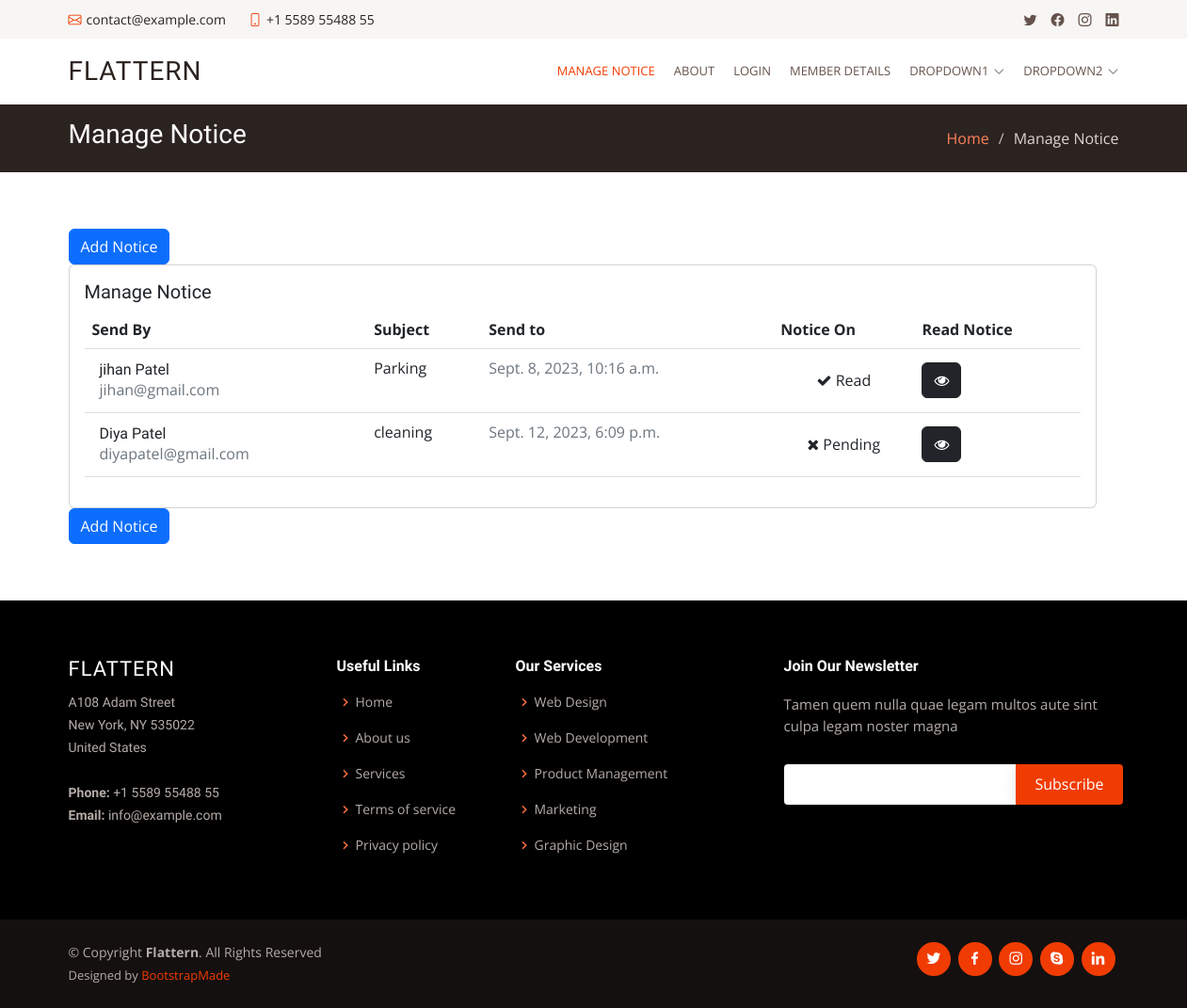
The page /hos/manage_notice/ (signed in) on the database as committed earlier.
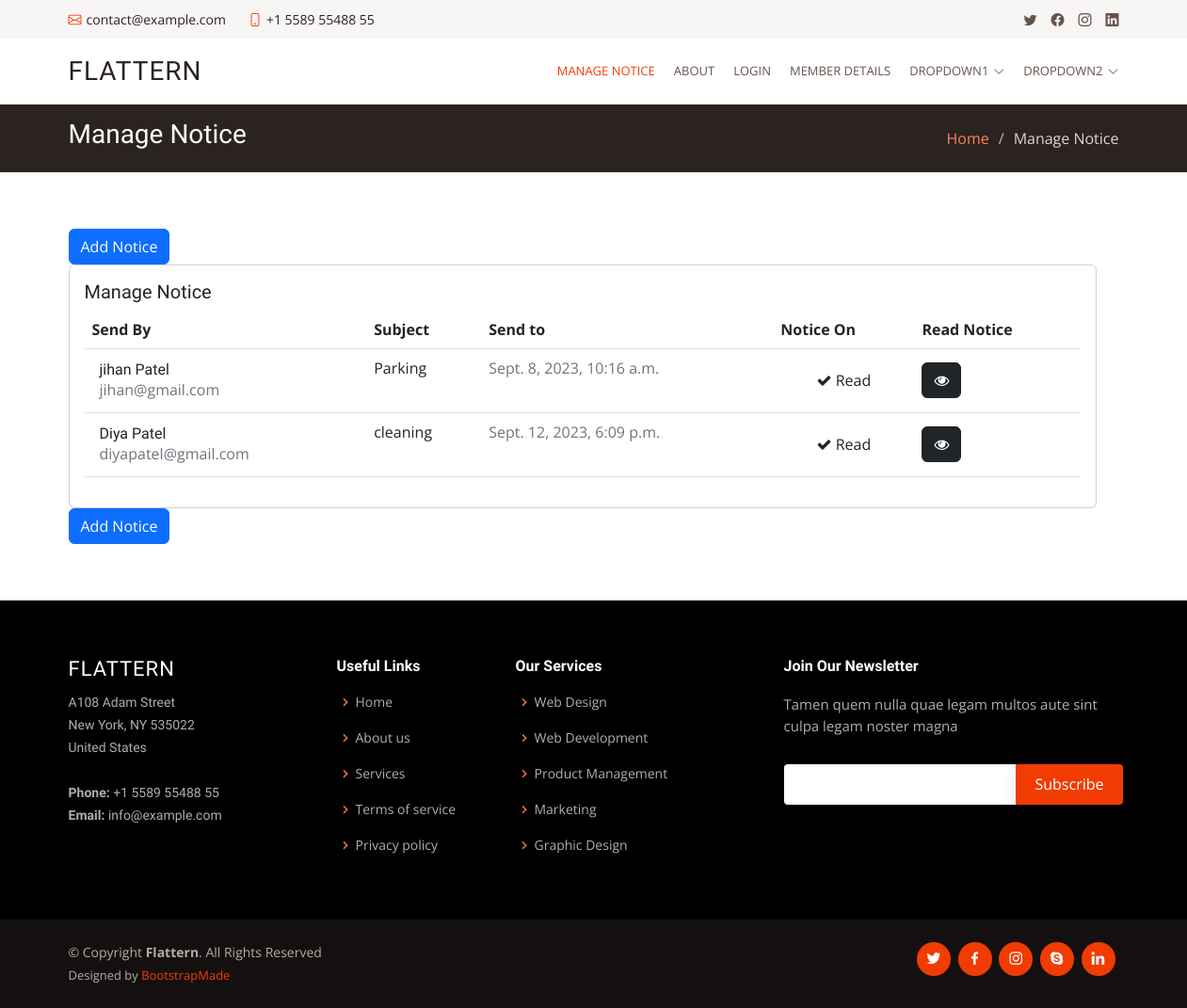
The same page on the database as committed later.
### housing_socity/models.py (models this page shows, shortened)
class Notice(models.Model):
    send_by=models.ForeignKey(housing_socity,on_delete=models.CASCADE)
    send_to=models.ForeignKey(Member,on_delete=models.CASCADE)
    subject = models.CharField(max_length=100)
    des = models.TextField()
    notice_on= models.DateTimeField(auto_now_add=True)
    read = models.BooleanField(default=False)
    read_time = models.DateTimeField(blank=True,null=True)

### Members/models.py (models this page shows, shortened)
class Member(models.Model):
    fname = models.CharField(max_length=30)
    lname = models.CharField(max_length=30)
    mobile = models.CharField(max_length=13)
    email = models.EmailField(unique=True)
    flat_no = models.IntegerField()
    wing = models.CharField(max_length=1)
    res_from = models.DateField(null=True)
    created_on = models.DateTimeField(auto_now_add=True)
    res_type = models.CharField(max_length=20,default='owner',choices=choice)
    verify = models.BooleanField(default=False)
    pic = models.FileField(upload_to='member_pic',default='avtar.png')
    Password = models.CharField(max_length=30,null=True,blank=True)

### housing_socity/views.py (the view)
# urls.py: path('manage_notice/',views.manage_notice,name='manage_notice'),
def manage_notice(request):
    user = housing_socity.objects.get(email=request.session['email'])
    notices=Notice.objects.all()
    return render(request,'manage-notice.html',{'user':user,'notices':notices})

### housing_socity/templates/manage-notice.html (shortened to what this page needs)
{% extends 'header.html' %}
{% load static %}
{% block page %}
Manage Notice
{% endblock %}
{% block content %}
<main id="main">
    <section id="breadcrumbs" class="breadcrumbs">
      <div class="container">
        <div class="d-flex justify-content-between align-items-center">
          <h2>Manage Notice</h2>
          <ol>
            <li><a href="{% url 'index' %}">Home</a></li>
            <li>Manage Notice</li>
          </ol>
        </div>
      </div>
    </section>
    <section id="testimonials" class="testimonials">
      <div class="container">
        <div class="row">
          <div class="row">
            <div class="col-lg-12">
              <a href="{% url 'new-notice' %}"><button class="btn btn-primary">           Add Notice</button></a>
              <div class="card">
                <div class="card-body">
                  <h5 class="card-title">Manage Notice</h5>
                  <table class="table datatable">
                    <thead>
                      <tr>
                        <th scope="col">Send By</th>
                        <th scope="col">Subject</th>
                        <th scope="col">Send to</th>
                        <th scope="col">Notice On</th>
                        <th scope="col">Read Notice</th>
                      </tr>
                    </thead>
                    <tbody>
                      {% for notice in notices %}
                      <tr>
                        <td>
                          <div class="d-flex px-2 py-1">
                            <div class="d-flex flex-column justify-content-center">
                              <h6 class="mb-0 text-sm">{{notice.send_to.fname}} {{notice.send_to.lname}}</h6>
                              <p class="text-xs text-secondary mb-0">{{notice.send_to.email}}</p>
                            </div>
                          </div>
                        </td>
                        <td>
                          <p class="text-xs font-weight-bold mb-0">{{notice.subject}}</p>
                        </td>
                        <td>
                          <span class="text-secondary text-xs font-weight-bold">{{notice.notice_on}}</span>
                        </td>
                        <td class="align-middle text-center text-sm">
                            {% if notice.read %}
                            <span class="text-xs font-weight-bold mb-0"><i class="fa fa-check"></i> Read</span>
                            {% else %}
                            <span class="text-xs font-weight-bold mb-0"><i class="fa fa-close"></i> Pending</span>
                            {% endif %}
                          </td>
                        <td class="align-middle">
                          <a href="{% url 'view-notice' notice.id %}" class="text-secondary font-weight-bold text-xs" data-toggle="tooltip" data-original-title="Edit user">
                            <button class="btn btn-dark"><i class="fa fa-eye"></i></button>
                          </a>
                        </td>
                      </tr>
                      {% endfor %}
                    </tbody>
                  </table>
                </div>
              </div>
            </div>
            <a href="{% url 'new-notice' %}"><button class="btn btn-primary">           Add Notice</button></a>
          </div>
        </div>
      </div>
    </section>
  </main>
{% endblock %}

### housing_socity/templates/header.html (shortened to what this page needs)
{% load static %}
<!DOCTYPE html>
<html lang="en">
<head>
  <link rel="stylesheet" href="https://cdnjs.cloudflare.com/ajax/libs/font-awesome/4.7.0/css/font-awesome.min.css">
  <link href="(% static 'assets/vendor/animate.css/animate.min.css' %)" rel="stylesheet">
  <link href="{% static 'assets/vendor/aos/aos.css' %}" rel="stylesheet">
  <link href="{% static 'assets/vendor/bootstrap/css/bootstrap.min.css' %}" rel="stylesheet">
  <link href="{% static 'assets/vendor/bootstrap-icons/bootstrap-icons.css' %}" rel="stylesheet">
  <link href="{% static 'assets/vendor/boxicons/css/boxicons.min.css' %}" rel="stylesheet">
  <link href="{% static 'assets/vendor/glightbox/css/glightbox.min.css' %}" rel="stylesheet">
  <link href="{% static 'assets/vendor/swiper/swiper-bundle.min.css' %}" rel="stylesheet">
  <link href="{% static 'assets/vendor/animate.css/animate.min.css' %}" rel="stylesheet">
  <link href="{% static 'assets/css/style.css' %}" rel="stylesheet">
</head>
<body>
  <section id="topbar" class="d-flex align-items-center">
    <div class="container d-flex justify-content-center justify-content-md-between">
      <div class="contact-info d-flex align-items-center">
        <i class="bi bi-envelope d-flex align-items-center"><a href="mailto:contact@example.com">contact@example.com</a></i>
        <i class="bi bi-phone d-flex align-items-center ms-4"><span>+1 5589 55488 55</span></i>
      </div>
      <div class="social-links d-none d-md-flex align-items-center">
        <a href="#" class="twitter"><i class="bi bi-twitter"></i></a>
        <a href="#" class="facebook"><i class="bi bi-facebook"></i></a>
        <a href="#" class="instagram"><i class="bi bi-instagram"></i></a>
        <a href="#" class="linkedin"><i class="bi bi-linkedin"></i></i></a>
      </div>
    </div>
  </section>
  <header id="header" class="d-flex align-items-center">
    <div class="container d-flex justify-content-between">
      <div class="logo">
        <h1 class="text-light"><a href="{% url 'index' %}">Flattern</a></h1>
      </div>
      <nav id="navbar" class="navbar">
        <ul>
          <li><a class="active" href="{% url 'index' %}">{% block page%}Home{% endblock %}</a></li>
          <li><a href="{% url 'about' %}">About</a></li>
          <li><a href="{% url 'login' %}">login</a></li>
          <li><a href="{% url 'member_detail' %}">Member Details</a></li>
          <li class="dropdown"><a href="#"><span>Dropdown1</span> <i class="bi bi-chevron-down"></i></a>
        </li>
          <li class="dropdown"><a href="#"><span>Dropdown2</span> <i class="bi bi-chevron-down"></i></a>
          </li>
        </ul>
      </nav>
    </div>
  </header>
{% block content %}
{% endblock %}
  <footer id="footer">
    <div class="footer-top">
      <div class="container">
        <div class="row">
          <div class="col-lg-3 col-md-6 footer-contact">
            <h3>Flattern</h3>
            <p>
              A108 Adam Street <br>
              New York, NY 535022<br>
              United States <br><br>
              <strong>Phone:</strong> +1 5589 55488 55<br>
              <strong>Email:</strong> info@example.com<br>
            </p>
          </div>
          <div class="col-lg-2 col-md-6 footer-links">
            <h4>Useful Links</h4>
            <ul>
              <li><i class="bx bx-chevron-right"></i> <a href="#">Home</a></li>
              <li><i class="bx bx-chevron-right"></i> <a href="#">About us</a></li>
              <li><i class="bx bx-chevron-right"></i> <a href="#">Services</a></li>
              <li><i class="bx bx-chevron-right"></i> <a href="#">Terms of service</a></li>
              <li><i class="bx bx-chevron-right"></i> <a href="#">Privacy policy</a></li>
            </ul>
          </div>
          <div class="col-lg-3 col-md-6 footer-links">
            <h4>Our Services</h4>
            <ul>
              <li><i class="bx bx-chevron-right"></i> <a href="#">Web Design</a></li>
              <li><i class="bx bx-chevron-right"></i> <a href="#">Web Development</a></li>
              <li><i class="bx bx-chevron-right"></i> <a href="#">Product Management</a></li>
              <li><i class="bx bx-chevron-right"></i> <a href="#">Marketing</a></li>
              <li><i class="bx bx-chevron-right"></i> <a href="#">Graphic Design</a></li>
            </ul>
          </div>
          <div class="col-lg-4 col-md-6 footer-newsletter">
            <h4>Join Our Newsletter</h4>
            <p>Tamen quem nulla quae legam multos aute sint culpa legam noster magna</p>
            <form action="" method="post">
              <input type="email" name="email"><input type="submit" value="Subscribe">
            </form>
          </div>
        </div>
      </div>
    </div>
    <div class="container d-md-flex py-4">
      <div class="me-md-auto text-center text-md-start">
        <div class="copyright">
          &copy; Copyright <strong><span>Flattern</span></strong>. All Rights Reserved
        </div>
        <div class="credits">
          Designed by <a href="https://bootstrapmade.com/">BootstrapMade</a>
        </div>
      </div>
      <div class="social-links text-center text-md-right pt-3 pt-md-0">
        <a href="#" class="twitter"><i class="bx bxl-twitter"></i></a>
        <a href="#" class="facebook"><i class="bx bxl-facebook"></i></a>
        <a href="#" class="instagram"><i class="bx bxl-instagram"></i></a>
        <a href="#" class="google-plus"><i class="bx bxl-skype"></i></a>
        <a href="#" class="linkedin"><i class="bx bxl-linkedin"></i></a>
      </div>
    </div>
  </footer>
</body>
</html>

### housing_socity/static/assets/css/style.css (style rules this page uses)
body { font-family: "Open Sans", sans-serif; color: #4d4643; }
a { color: #f03c02; text-decoration: none; }
h1, h2, h3, h4, h5, h6 { font-family: "Muli", sans-serif; }
#topbar { background: #f8f6f5; padding: 10px 0; font-size: 14px; }
#topbar .contact-info i { font-style: normal; color: #f03c02; }
#topbar .contact-info i a, #topbar .contact-info i span { padding-left: 5px; color: #2b2320; }
#topbar .contact-info i a { line-height: 0; transition: 0.3s; }
#topbar .social-links a { color: #65534c; line-height: 0; transition: 0.3s; margin-left: 15px; }
#header { height: 70px; transition: all 0.5s; z-index: 997; transition: all 0.5s; background: #fff; }
#header .logo h1 { font-size: 28px; margin: 0; padding: 10px 0; line-height: 1; font-weight: 400; letter-spacing: 1px; text-transform: uppercase; }
#header .logo h1 a, #header .logo h1 a:hover { color: #2b2320; text-decoration: none; }
.navbar { padding: 0; }
.navbar ul { margin: 0; padding: 0; display: flex; list-style: none; align-items: center; }
.navbar li { position: relative; }
.navbar a, .navbar a:focus { display: flex; align-items: center; justify-content: space-between; padding: 10px 0 10px 20px; font-size: 13px; color: #65534c; white-space: nowrap; text-transform: uppercase; transition: 0.3s; }
.navbar a i, .navbar a:focus i { font-size: 12px; line-height: 0; margin-left: 5px; }
.navbar a:hover, .navbar .active, .navbar .active:focus, .navbar li:hover>a { color: #f03c02; }
section { padding: 60px 0; overflow: hidden; }
.breadcrumbs { padding: 15px 0; background: #2b2320; min-height: 40px; }
.breadcrumbs h2 { font-size: 28px; font-weight: 300; color: #fff; }
.breadcrumbs ol { display: flex; flex-wrap: wrap; list-style: none; padding: 0; margin: 0; color: #ded5d2; }
.breadcrumbs ol a { color: #fe825a; }
.breadcrumbs ol li+li { padding-left: 10px; }
.breadcrumbs ol li+li::before { display: inline-block; padding-right: 10px; color: #c8bab5; content: "/"; }
#footer { color: #b4aca8; font-size: 14px; background: #14100f; }
#footer .footer-top { padding: 60px 0 30px 0; background: black; }
#footer .footer-top .footer-contact { margin-bottom: 30px; }
#footer .footer-top .footer-contact h3 { font-size: 22px; margin: 0 0 10px 0; padding: 2px 0 2px 0; line-height: 1; font-weight: 500; letter-spacing: 1px; text-transform: uppercase; color: #fff; }
#footer .footer-top .footer-contact p { font-size: 14px; line-height: 24px; margin-bottom: 0; font-family: "Muli", sans-serif; color: #b4aca8; }
#footer .footer-top h4 { font-size: 16px; font-weight: bold; color: #fff; position: relative; padding-bottom: 12px; }
#footer .footer-top .footer-links { margin-bottom: 30px; }
#footer .footer-top .footer-links ul { list-style: none; padding: 0; margin: 0; }
#footer .footer-top .footer-links ul i { padding-right: 2px; color: #fd6f41; font-size: 18px; line-height: 1; }
#footer .footer-top .footer-links ul li { padding: 10px 0; display: flex; align-items: center; }
#footer .footer-top .footer-links ul li:first-child { padding-top: 0; }
#footer .footer-top .footer-links ul a { color: #b4aca8; transition: 0.3s; display: inline-block; line-height: 1; }
#footer .footer-newsletter { font-size: 15px; }
#footer .footer-newsletter h4 { font-size: 16px; font-weight: bold; color: #fff; position: relative; padding-bottom: 12px; }
#footer .footer-newsletter form { margin-top: 30px; background: #fff; padding: 6px 10px; position: relative; border-radius: 4px 0 0 4px; text-align: left; }
#footer .footer-newsletter form input[type=email] { border: 0; padding: 4px 8px; width: calc(100% - 100px); }
#footer .footer-newsletter form input[type=submit] { position: absolute; top: 0; right: -4px; bottom: 0; border: 0; background: none; font-size: 16px; padding: 0 20px; background: #f03c02; color: #fff; transition: 0.3s; border-radius: 0 4px 4px 0; box-shadow: 0px 2px 15px rgba(0, 0, 0, 0.1); }
#footer .credits { padding-top: 5px; font-size: 13px; color: #b4aca8; }
#footer .social-links a { font-size: 18px; display: inline-block; background: #f03c02; color: #fff; line-height: 1; padding: 8px 0; margin-right: 4px; border-radius: 50%; text-align: center; width: 36px; height: 36px; transition: 0.3s; }

Rows that differ between the two databases and show on the page:
changed Notice "cleaning": read "Pending" → "Read"
